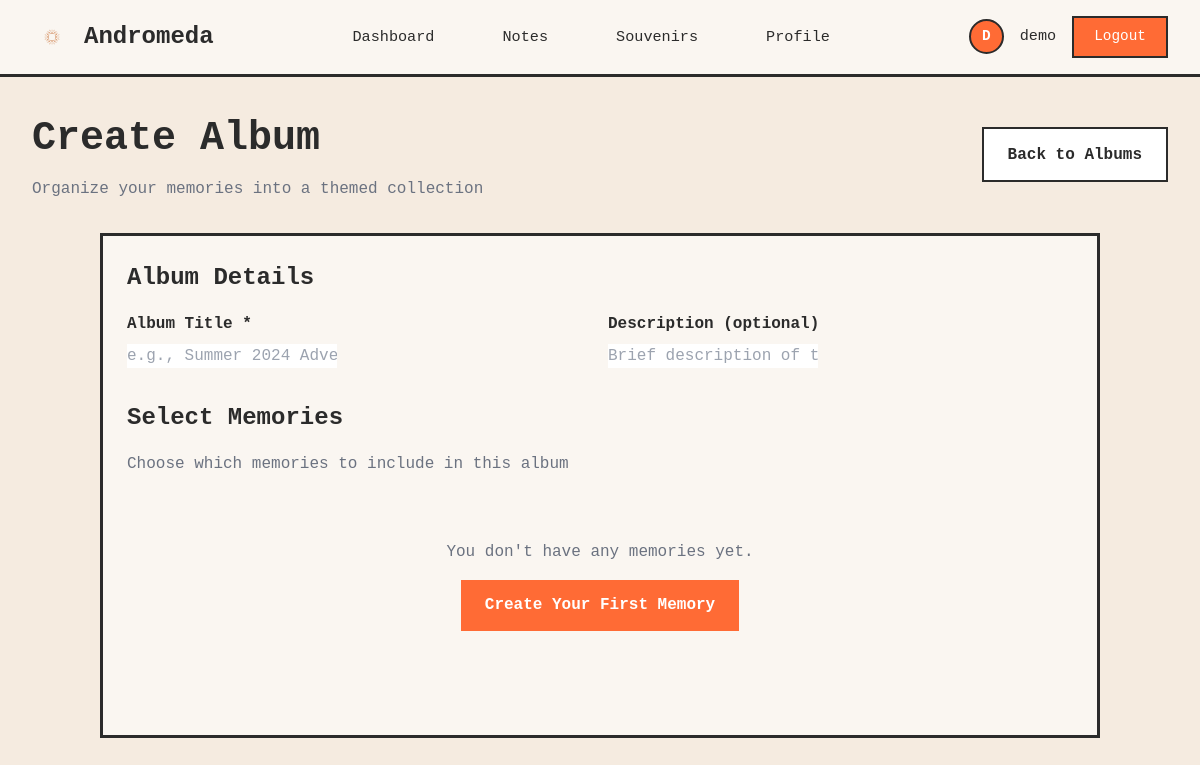
/albums/create/ (signed in), run on an earlier commit of the app's database.
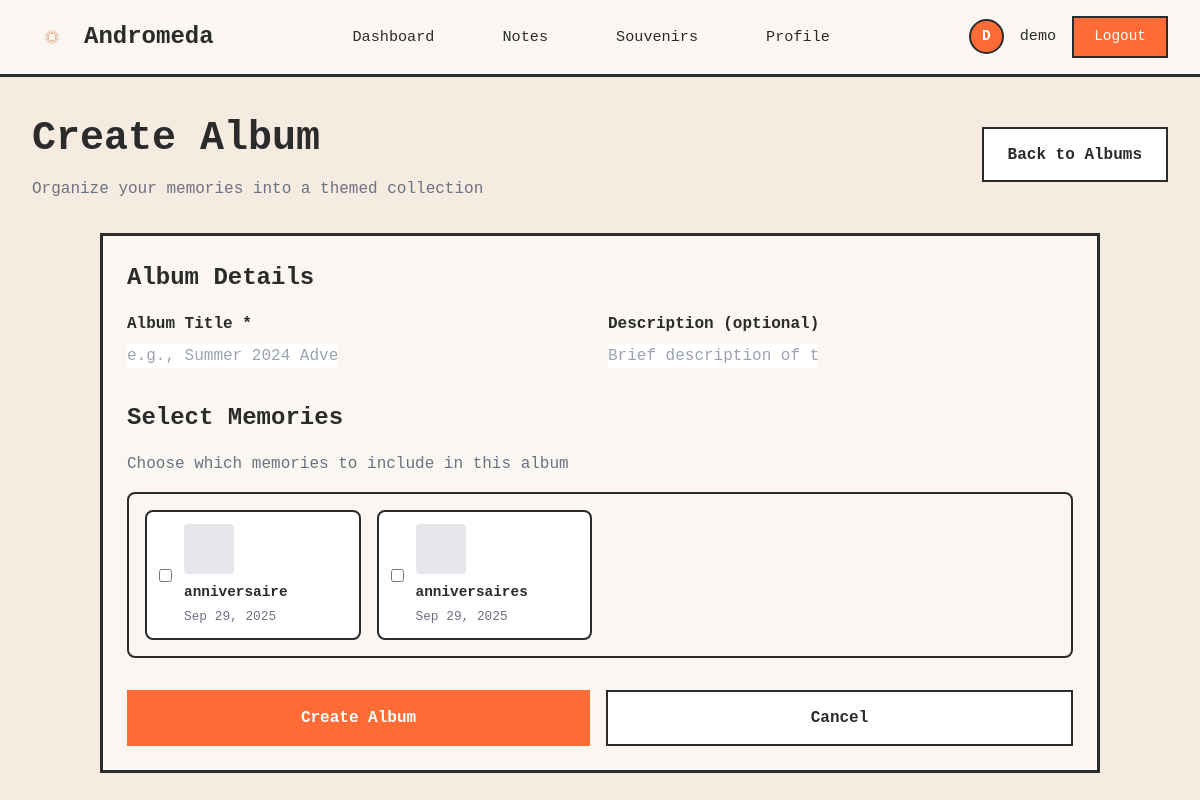
And on a later commit of the database.
### core/models.py (models this page shows, shortened)
class Souvenir(models.Model):
    EMOTION_CHOICES = [
        ('joy', 'Joy'),
        ('sadness', 'Sadness'),
        ('nostalgia', 'Nostalgia'),
        ('gratitude', 'Gratitude'),
        ('excitement', 'Excitement'),
        ('peace', 'Peace'),
        ('love', 'Love'),
        ('surprise', 'Surprise'),
        ('pride', 'Pride'),
        ('neutral', 'Neutral'),
    ]
    THEME_CHOICES = [
        ('family', 'Family'),
        ('travel', 'Travel'),
        ('work', 'Work'),
        ('friends', 'Friends'),
        ('achievement', 'Achievement'),
        ('celebration', 'Celebration'),
        ('nature', 'Nature'),
        ('learning', 'Learning'),
        ('other', 'Other'),
    ]
    id = models.UUIDField(primary_key=True, default=uuid.uuid4, editable=False)
    utilisateur = models.ForeignKey('User', on_delete=models.CASCADE, related_name='souvenirs')
    titre = models.CharField(max_length=200, help_text="Memory title")
    description = models.TextField(help_text="Detailed description of the memory")
    date_evenement = models.DateField(help_text="Date of the event")
    photo = models.ImageField(upload_to='souvenirs/photos/%Y/%m/', blank=True, null=True)
    video = models.FileField(upload_to='souvenirs/videos/%Y/%m/', blank=True, null=True)
    emotion = models.CharField(max_length=50, choices=EMOTION_CHOICES, default='neutral', help_text="Primary emotion")
    theme = models.CharField(max_length=50, choices=THEME_CHOICES, default='other', help_text="Memory theme")
    lieu = models.CharField(max_length=200, blank=True, default='', help_text="Location of the memory")
    personnes_presentes = models.CharField(max_length=500, blank=True, default='', help_text="People present (comma-separated)")
    tags_personnalises = models.JSONField(default=list, blank=True, help_text="User-defined custom tags")
    is_favorite = models.BooleanField(default=False, help_text="Mark as favorite")
    is_public = models.BooleanField(default=False, help_text="Make publicly visible")
    ai_summary = models.TextField(blank=True, default='', help_text="AI-generated summary")
    ai_emotion_detected = models.CharField(max_length=50, blank=True, default='', help_text="AI-detected emotion")
    ai_tags = models.JSONField(default=list, blank=True, help_text="AI-generated tags")
    ai_analyzed = models.BooleanField(default=False, help_text="Has been analyzed by AI")
    ai_analysis_date = models.DateTimeField(null=True, blank=True, help_text="Date of AI analysis")
    created_at = models.DateTimeField(auto_now_add=True)
    updated_at = models.DateTimeField(auto_now=True)
    class Meta:
        ordering = ['-date_evenement']
        verbose_name = 'Memory'
        verbose_name_plural = 'Memories'
        indexes = [
            models.Index(fields=['-date_evenement']),
            models.Index(fields=['utilisateur', '-created_at']),
            models.Index(fields=['is_favorite']),
        ]

### core/views.py (the view, shortened to what this page needs)
# urls.py: path('albums/create/', views.creer_album, name='creer_album'),
@login_required
def creer_album(request):
    souvenirs = Souvenir.objects.filter(utilisateur=request.user).order_by('-date_evenement')
    preselected_ids = request.GET.getlist('souvenirs')
    preselected_title = request.GET.get('title', '')
    preselected_description = request.GET.get('description', '')
    context = {
        'souvenirs': souvenirs,
        'preselected_ids': preselected_ids,
        'preselected_title': preselected_title,
        'preselected_description': preselected_description,
    }
    return render(request, 'core/creer_album.html', context)

### core/templates/core/creer_album.html (shortened to what the changed rows need)
{% extends "core/dashboard_base.html" %}
{% block content %}
<div style="margin-bottom: 2rem;">
    <div style="display: flex; justify-content: space-between; align-items: center; margin-bottom: 1.5rem;">
        <div>
            <h1 style="font-size: 2.5rem; font-weight: bold; margin-bottom: 0.5rem;">Create Album</h1>
        </div>
    </div>
</div>
<div class="card" style="max-width: 1000px; margin: 0 auto;">
    <form method="post">
        <div style="margin-bottom: 2rem;">
            <h2 style="font-size: 1.5rem; font-weight: bold; margin-bottom: 1rem;">Album Details</h2>
        </div>
        <div style="margin-bottom: 2rem;">
            <h2 style="font-size: 1.5rem; font-weight: bold; margin-bottom: 1rem;">Select Memories</h2>
            {% if souvenirs %}
            <div style="display: grid; grid-template-columns: repeat(auto-fill, minmax(200px, 1fr)); gap: 1rem; max-height: 400px; overflow-y: auto; padding: 1rem; border: 2px solid var(--border-color); border-radius: 0.5rem;">
                {% for souvenir in souvenirs %}
                <label style="display: flex; align-items: center; gap: 0.75rem; padding: 0.75rem; border: 2px solid var(--border-color); border-radius: 0.5rem; background: white; cursor: pointer; transition: all 0.2s;">
                    <input type="checkbox" name="souvenirs" value="{{ souvenir.id }}" {% if souvenir.id|stringformat:"s" in preselected_ids %}checked{% endif %} style="margin: 0;">
                    <div style="flex: 1;">
                        {% if souvenir.photo %}
                            <img src="{{ souvenir.photo.url }}" alt="{{ souvenir.titre }}" style="width: 50px; height: 50px; object-fit: cover; border-radius: 0.25rem; margin-bottom: 0.5rem;">
                        {% else %}
                            <div style="width: 50px; height: 50px; background: #e5e7eb; border-radius: 0.25rem; margin-bottom: 0.5rem;"></div>
                        {% endif %}
                        <p style="font-weight: bold; font-size: 0.9rem; margin-bottom: 0.25rem;">{{ souvenir.titre }}</p>
                        <p style="color: var(--text-gray); font-size: 0.8rem;">{{ souvenir.date_evenement|date:"M j, Y" }}</p>
                    </div>
                </label>
                {% endfor %}
            </div>
            {% else %}
            <div style="text-align: center; padding: 3rem; color: var(--text-gray);">
                <p>You don't have any memories yet.</p>
                <a href="{% url 'core:ajouter_souvenir' %}" class="btn-primary" style="display: inline-block; margin-top: 1rem;">Create Your First Memory</a>
            </div>
            {% endif %}
        </div>
        {% if souvenirs %}
        <div style="display: flex; gap: 1rem;">
            <button type="submit" class="btn-primary" style="flex: 1;">
                Create Album
            </button>
            <a href="{% url 'core:liste_albums' %}" class="btn-secondary" style="flex: 1; text-align: center;">
                Cancel
            </a>
        </div>
        {% endif %}
    </form>
</div>
{% endblock %}

What changed in the data, as far as the page shows it:
added Souvenir: titre "anniversaire", date_evenement "Sep 29, 2025"
added Souvenir: titre "anniversaires", date_evenement "Sep 29, 2025"
Also different on the page:
text no longer shown: "You don't have any memories yet. Create Your First Memory"
text now shown: "Create Album Cancel"
